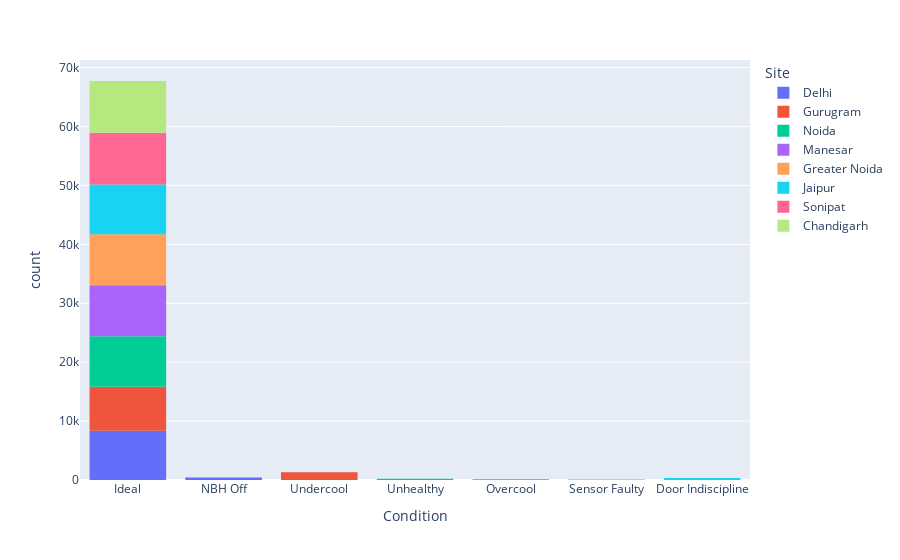

The code cell stored with this chart in its notebook:
### Code cell
#plot occurence of all issues
fig = px.histogram(df, x="Condition", color="Site")
fig.show()

### Figure 1 — Plotly figure (JSON) as saved in the notebook; plotly's stock layout.template omitted (floating-point values rounded to 4 significant figures; data arrays with more than 128 entries replaced by an {"elided": "..."} marker saying what was removed)
{"data": [{"alignmentgroup": "True", "bingroup": "x", "hovertemplate": "Site=Delhi<br>Condition=%{x}<br>count=%{y}<extra></extra>", "legendgroup": "Delhi", "marker": {"color": "#636efa"}, "name": "Delhi", "offsetgroup": "Delhi", "orientation": "v", "showlegend": true, "type": "histogram", "x": {"elided": "8784 str values"}, "xaxis": "x", "yaxis": "y"}, {"alignmentgroup": "True", "bingroup": "x", "hovertemplate": "Site=Gurugram<br>Condition=%{x}<br>count=%{y}<extra></extra>", "legendgroup": "Gurugram", "marker": {"color": "#EF553B"}, "name": "Gurugram", "offsetgroup": "Gurugram", "orientation": "v", "showlegend": true, "type": "histogram", "x": {"elided": "8784 str values"}, "xaxis": "x", "yaxis": "y"}, {"alignmentgroup": "True", "bingroup": "x", "hovertemplate": "Site=Noida<br>Condition=%{x}<br>count=%{y}<extra></extra>", "legendgroup": "Noida", "marker": {"color": "#00cc96"}, "name": "Noida", "offsetgroup": "Noida", "orientation": "v", "showlegend": true, "type": "histogram", "x": {"elided": "8784 str values"}, "xaxis": "x", "yaxis": "y"}, {"alignmentgroup": "True", "bingroup": "x", "hovertemplate": "Site=Manesar<br>Condition=%{x}<br>count=%{y}<extra></extra>", "legendgroup": "Manesar", "marker": {"color": "#ab63fa"}, "name": "Manesar", "offsetgroup": "Manesar", "orientation": "v", "showlegend": true, "type": "histogram", "x": {"elided": "8784 str values"}, "xaxis": "x", "yaxis": "y"}, {"alignmentgroup": "True", "bingroup": "x", "hovertemplate": "Site=Greater Noida<br>Condition=%{x}<br>count=%{y}<extra></extra>", "legendgroup": "Greater Noida", "marker": {"color": "#FFA15A"}, "name": "Greater Noida", "offsetgroup": "Greater Noida", "orientation": "v", "showlegend": true, "type": "histogram", "x": {"elided": "8784 str values"}, "xaxis": "x", "yaxis": "y"}, {"alignmentgroup": "True", "bingroup": "x", "hovertemplate": "Site=Jaipur<br>Condition=%{x}<br>count=%{y}<extra></extra>", "legendgroup": "Jaipur", "marker": {"color": "#19d3f3"}, "name": "Jaipur", "offsetgroup": "Jaipur", "orientation": "v", "showlegend": true, "type": "histogram", "x": {"elided": "8784 str values"}, "xaxis": "x", "yaxis": "y"}, {"alignmentgroup": "True", "bingroup": "x", "hovertemplate": "Site=Sonipat<br>Condition=%{x}<br>count=%{y}<extra></extra>", "legendgroup": "Sonipat", "marker": {"color": "#FF6692"}, "name": "Sonipat", "offsetgroup": "Sonipat", "orientation": "v", "showlegend": true, "type": "histogram", "x": {"elided": "8784 str values"}, "xaxis": "x", "yaxis": "y"}, {"alignmentgroup": "True", "bingroup": "x", "hovertemplate": "Site=Chandigarh<br>Condition=%{x}<br>count=%{y}<extra></extra>", "legendgroup": "Chandigarh", "marker": {"color": "#B6E880"}, "name": "Chandigarh", "offsetgroup": "Chandigarh", "orientation": "v", "showlegend": true, "type": "histogram", "x": {"elided": "8784 str values"}, "xaxis": "x", "yaxis": "y"}], "layout": {"barmode": "relative", "legend": {"title": {"text": "Site"}, "tracegroupgap": 0}, "margin": {"t": 60}, "xaxis": {"anchor": "y", "domain": [0, 1], "title": {"text": "Condition"}}, "yaxis": {"anchor": "x", "domain": [0, 1], "title": {"text": "count"}}}}
